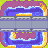

Tiled map render using the project's own tile images. Description and the whole map definition, tile-layer contents included, below:
An orthogonal 3x3 tile map with 16x16 px tiles, 1 tile layer (Tile Layer 1).

<map version="1.5" tiledversion="1.7.2" orientation="orthogonal" renderorder="right-down" width="3" height="3" tilewidth="16" tileheight="16" infinite="0" nextlayerid="2" nextobjectid="1">
 <tileset firstgid="1" name="aw2.png" tilewidth="16" tileheight="16" tilecount="512" columns="32">
  <image source="aw2.png" trans="ffffff" width="512" height="256" />
 </tileset>
 <layer id="1" name="Tile Layer 1" width="3" height="3">
  <data>
   <tile gid="76" />
   <tile gid="24" />
   <tile gid="74" />
   <tile gid="20" />
   <tile gid="20" />
   <tile gid="20" />
   <tile gid="268" />
   <tile gid="75" />
   <tile gid="269" />
  </data>
 </layer>
</map>
